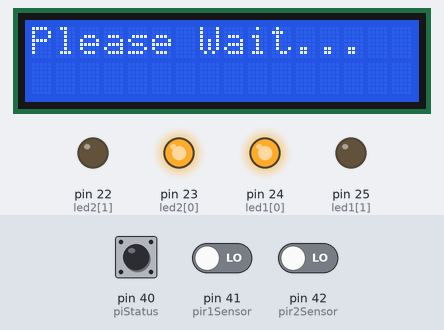
Recording of a sketch running on a simulated Arduino Mega 2560, built with avr-gcc and run on an emulated ATmega2560. Shown: 16×2 character LCD, output pins drawn as LEDs (lit = HIGH). The inputs (shaded band) are chosen by the test bench; at power-on: pin 40 (piStatus) HIGH, pin 41 (pir1Sensor) LOW, pin 42 (pir2Sensor) LOW.

Above: at 6.2 s.
6.3 s: pin 40 (piStatus) pulled LOW for 1.3 s
At 7.8 s:
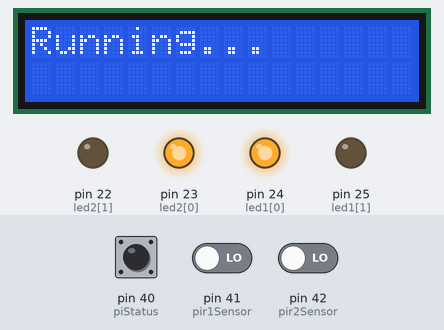
9.1 s: pin 41 (pir1Sensor) driven HIGH
At 10.2 s:
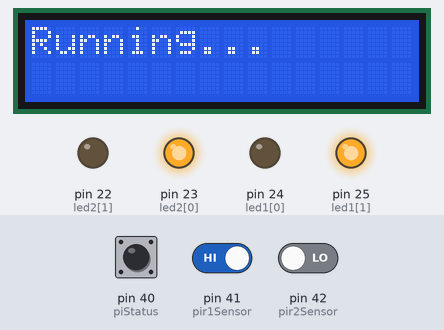
10.6 s: pin 42 (pir2Sensor) driven HIGH
At 11.3 s:
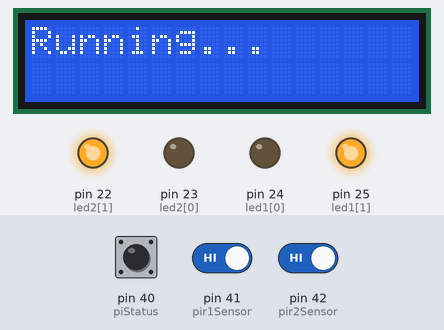
12.1 s: pin 41 (pir1Sensor) driven LOW
At 12.4 s:
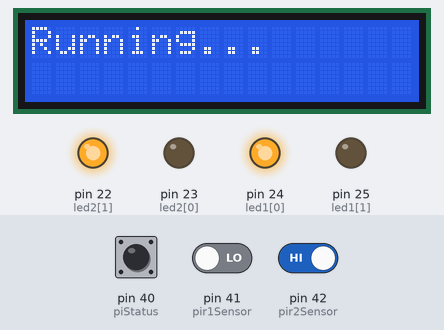
13.6 s: pin 42 (pir2Sensor) driven LOW
At 14.8 s:
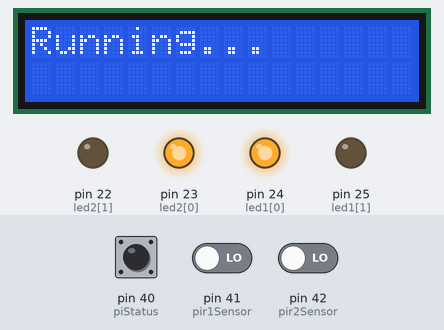
Timing chart, 0 to 16.1 s (numbered marks = the images above; inputs shaded):
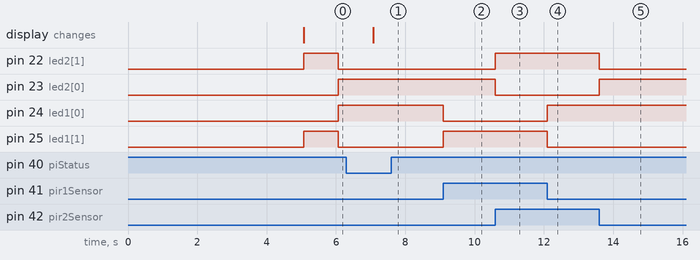

Measured:
- after the input at 6.3 s, pin 22 (led2[1]), pin 25 (led1[1]): stays LOW (without the input it goes to HIGH after 0.77 s); pin 23 (led2[0]), pin 24 (led1[0]): stays HIGH (without the input it goes to LOW after 0.77 s); the display: changes after 0.78 s (image 1)
- after the input at 9.1 s, pin 24 (led1[0]): HIGH → LOW at once; pin 25 (led1[1]): LOW → HIGH at once
- after the input at 10.6 s, pin 22 (led2[1]): LOW → HIGH at once; pin 23 (led2[0]): HIGH → LOW at once
- after the input at 12.1 s, pin 24 (led1[0]): LOW → HIGH at once; pin 25 (led1[1]): HIGH → LOW at once
- after the input at 13.6 s, pin 22 (led2[1]): HIGH → LOW at once; pin 23 (led2[0]): LOW → HIGH at once

The sketch:

DYEL_PIR_Arduino.ino
```cpp
/*
 * DYEL_PIR_Arduino.ino
 *
 * [Description]
 * Controls 2 PIR sensors using an Arudino
 * Status of each sensor given by a green (ON) and red (OFF) LED
 * Reads input from Raspberry Pi
 * Sends sensor data to Raspberry Pi
 * Displays current readout to LCD
 *
 * [Information]
 * ECE 158B SP16 @ UCSD
 * Developed by Keith Choison
 * Created on June 4, 2016
 *
 */

/*
 * Configuration
 *
 * [Arduino]
 * ATmega 2560
 *
 * [Components]
 * 2 x PIR Sensors
 * 1 x LCD1602
 * 2 x Green LED
 * 2 x Red LED
 *
 * [Digital Pins]
 * 22 OUT - Red LED 2
 * 23 OUT - Green LED 2
 * 24 OUT - Green LED 1
 * 25 OUT - Red LED 1
 * 30 OUT - LiquidCrystal D7
 * 31 OUT - LiquidCrystal D6
 * 32 OUT - LiquidCrystal D5
 * 33 OUT - LiquidCrystal D4
 * 34 OUT - LiquidCrystal EN
 * 35 OUT - LiquidCrystal RS
 * 40 IN  - Raspberry Pi B GPIO1 (BCM18) / Raspberry Pi Status
 * 41 IN  - Raspberry Pi B GPIO3 (BCM22) / Input from PIR Sensor 1
 * 42 IN  - Raspberry Pi B GPIO4 (BCM23) / Input from PIR Sensor 2
 *
 */

#include <LiquidCrystal.h>

// define pin variables
int led1[] = {24, 25}; // 0 = Green, 1 = Red
int led2[] = {23, 22};
int piStatus = 40;
int pir1Sensor = 41;
int pir2Sensor = 42;

// define if Raspberry Pi has completed boot process
boolean piReady = false;

// define if LCD has been updated
boolean lcdUpdated = false;

// LiquidCrystal (RS, EN, D4, D5, D6, D7)
LiquidCrystal lcd (35, 34, 33, 32, 31, 30);

void setup (){
    // initialize serial port at 9600 baud
    Serial.begin (9600);

    // configure pins to their proper modes
    pinMode (led1[0], OUTPUT);
    pinMode (led1[1], OUTPUT);
    pinMode (led2[0], OUTPUT);
    pinMode (led2[1], OUTPUT);
    pinMode (piStatus, INPUT_PULLUP);
    pinMode (pir1Sensor, INPUT);
    pinMode (pir1Sensor, INPUT);

    // setup LCD and show "boot" screen
    lcd.begin (16, 2); // define 16 columns, 2 rows for LCD
    lcd.print ("DYEL by SWE");
    lcd.setCursor (0, 1); // set cursor to column 1, row 2
    lcd.print ("ECE 158B SP16");

    // wait 5 ms before showing waiting message
    delay (5000);

    // set initial states for LEDs
    digitalWrite (led1[0], HIGH);
    digitalWrite (led1[1], LOW);
    digitalWrite (led2[0], HIGH);
    digitalWrite (led2[1], LOW);
}

void loop (){
    // variables to store value of LEDs
    int led1Values[2];
    int led2Values[2];

    // read the current value of the LEDs
    led1Values[0] = digitalRead (led1[0]);
    led1Values[1] = digitalRead (led1[1]);
    led2Values[0] = digitalRead (led2[0]);
    led2Values[1] = digitalRead (led2[1]);

    if (!piReady){ // RPi is not ready yet
        // alternate LEDs while waiting for RPi to finish booting
        digitalWrite (led1[0], !led1Values[0]);
        digitalWrite (led1[1], !led1Values[1]);
        digitalWrite (led2[0], !led2Values[0]);
        digitalWrite (led2[1], !led2Values[1]);

        // show waiting message
        lcd.clear();
        lcd.print ("Please Wait...");

        // change lit up LED every second
        delay (1000);

        // see if RPi is ready
        piReady = (digitalRead (piStatus) == LOW);
    }else{ // RPi is ready!
        // read and store sensor values from RPi
        int pir1Status = digitalRead (pir1Sensor);
        int pir2Status = digitalRead (pir2Sensor);

        // update LEDs based on sensor values
        digitalWrite (led1[0], !pir1Status);
        digitalWrite (led1[1], pir1Status);
        digitalWrite (led2[0], !pir2Status);
        digitalWrite (led2[1], pir2Status);

        // update LCD to let user know RPi operational
        if (!lcdUpdated){
            lcd.clear();
            lcd.print ("Running...");
            lcdUpdated = true;
        }
    }
}
```
